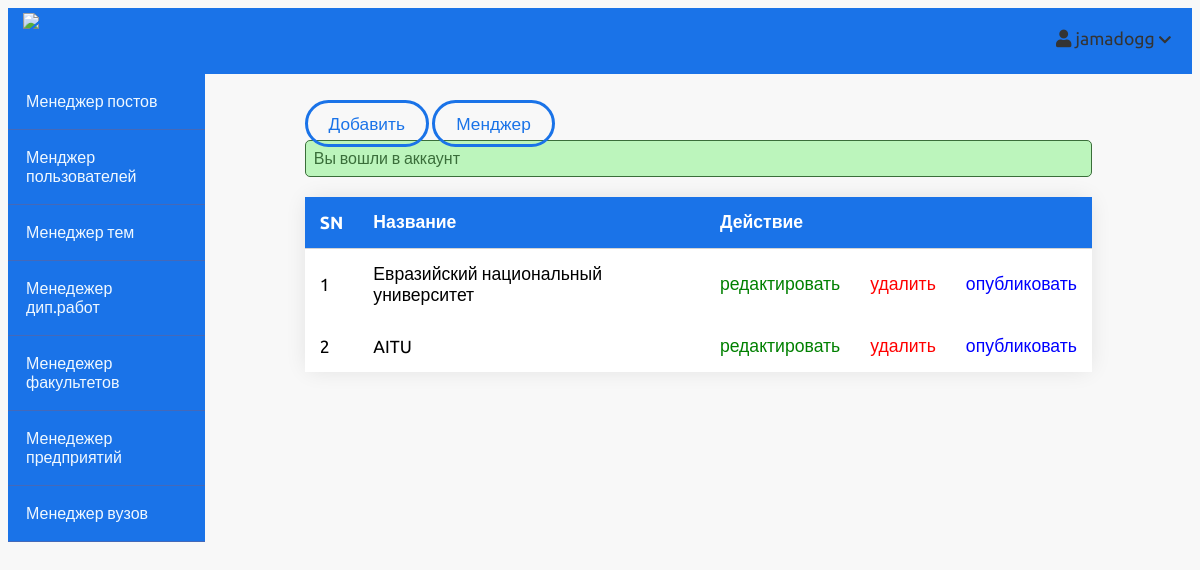
Page /admin/universities/index.php (signed in) on the committed database.
### tables this page shows
CREATE TABLE `universities` (
  `id` int(11) NOT NULL,
  `title` varchar(255) NOT NULL,
  `image` varchar(255) NOT NULL,
  `header_image` varchar(255) NOT NULL,
  `body` text NOT NULL,
  `faculty_name` text NOT NULL,
  `perspective_total` float NOT NULL,
  `expert_assessment_total` float NOT NULL,
  `statistical_data_achievement_total` float NOT NULL,
  `overall_total` float NOT NULL,
  `msalary` float NOT NULL,
  `employment_rate` float NOT NULL,
  `job_search_duration` float NOT NULL,
  `created_at` datetime NOT NULL DEFAULT current_timestamp(),
  `published` tinyint(4) NOT NULL
);

### app/controllers/universities.php (called while the page is built, shortened)
<?php
include(ROOT_PATH . "/app/database/db.php");
$table = 'universities';
$posts = selectAll($table);

### app/database/db.php (called while the page is built, shortened)
<?php
require('connect.php');
function selectAll($table, $conditions = [])
{
    global $conn;
    $sql = "SELECT * FROM $table";
    if (empty($conditions)) {
        $stmt = $conn->prepare($sql);
        $stmt->execute();
        $records = $stmt->get_result()->fetch_all(MYSQLI_ASSOC);
        return $records;
    }
}

### admin/universities/index.php (the view, shortened to what this page needs)
<?php include(ROOT_PATH . "/app/controllers/universities.php");
?>
<!DOCTYPE html>
<html lang="en">
    <head>
        <link rel="stylesheet"
            href="https://use.fontawesome.com/releases/v5.7.2/css/all.css"
>
        <link rel="stylesheet" href="../../assets/css/style.css">
        <link rel="stylesheet" href="../../assets/css/admin.css">
    </head>
    <body>
    <?php include(ROOT_PATH . "/app/includes/adminHeader.php"); ?>
        <div class="admin-wrapper">
        <?php include(ROOT_PATH . "/app/includes/adminSidebar.php"); ?>
            <div class="admin-content">
                <div class="button-group">
                <a href="create.php" class="btn btn-big">Добавить</a>
                    <a href="index.php" class="btn btn-big">Менджер</a>
                </div>
                <div class="content">
                    <?php include(ROOT_PATH . "/app/includes/messages.php"); ?>
                    <div id="firstTable">
                    <table cellspacing="0" cellpadding="0" class="index-table">
                        <thead>
                            <th>SN</th>
                            <th>Название</th>
                            <th colspan="2">Действие</th>
                            <th></th>
                        </thead>
                        <tbody>
                            <?php foreach ($posts as $key => $post): ?>
                                <tr>
                                    <td><?php echo $key + 1; ?></td>
                                    <td><?php echo $post['title'] ?></td>
                                    <td><a href="edit.php?id=<?php echo $post['id']; ?>" class="edit">редактировать</a></td>
                                    <td><a href="edit.php?delete_id=<?php echo $post['id']; ?>" class="delete">удалить</a></td>
                                    <?php if ($post['published']): ?>
                                        <td><a href="edit.php?published=0&p_id=<?php echo $post['id'] ?>" class="unpublish">снять</a></td>
                                    <?php else: ?>
                                        <td><a href="edit.php?published=1&p_id=<?php echo $post['id'] ?>" class="publish">опубликовать</a></td>
                                    <?php endif; ?>
                                </tr>
                            <?php endforeach; ?>
                        </tbody>
                    </table>
                                    </div>
                </div>
            </div>
        </div>
    </body>
</html>

### assets/css/style.css (style rules this page uses)
:root { --primary-color: #1a73e8; --secondary-color:#D9376E; --third-color:#e9e3ff; --misc-color:#438CEA; --text-color:#343434; --page-color:#EFF0F3; }
* { box-sizing: border-box; }
html, body { font-family: 'Ubuntu', sans-serif; background: #f8f8f8; display:flex; flex-direction:column; }
a { text-decoration: none; color: inherit; }
.btn { padding: 0.5rem 1rem; background:none; color: var(--primary-color); border: 3px solid var(--primary-color); border-radius: 0.25rem; font-size: 1.08em; border-radius: 25px; }
.btn-big { padding: 0.7rem 1.3rem; line-height: 1.3rem; border: 3px solid var(--primary-color); background: transparent; border-radius: 25px; color: var(--primary-color) !important; }
#firstTable table { margin-top: 20px; border: none; border-spacing: 30px; box-shadow: 0px 0px 22px -3px rgba(0,0,0,0.11); }
#firstTable table thead { font-weight: lighter; color: white; background-color: var(--primary-color); }
#firstTable table tbody tr { background-color: white; }
#firstTable table tbody td { border: none; }

### assets/css/admin.css (style rules this page uses)
:root { --primary-color: #1a73e8; --secondary-color:#D9376E; --third-color:#e9e3ff; --misc-color:#438CEA; --text-color:#343434; --page-color:#EFF0F3; }
.admin-wrapper { display: flex; height: calc(100% - 66px); }
.admin-wrapper .admin-content { flex: 8; height: 100%; padding: 40px 100px 100px; overflow-y: scroll; }
table { width: 100%; border-collapse: collapse; font-size: 1.1rem; }
th, td { padding: 15px; text-align: left; border-bottom: 1px solid #d3d3d3; }
.edit { color: green; }
.delete { color: red; }
.publish { color: blue; }

### rows in the picture
universities: title "Евразийский национальный университет"
universities: title "AITU"

### other values in the picture
$_SESSION['username'] "jamadogg"
$_SESSION['message'] "Вы вошли в аккаунт"
